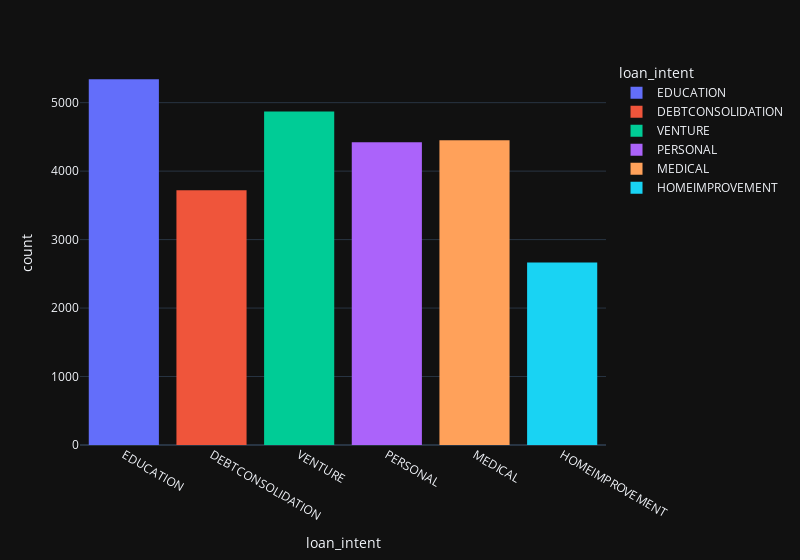

Notebook cell for this chart:
### Code cell
import plotly.express as px
no_debtor = df[df['loan_status'] == 0]
fig1 = px.histogram(no_debtor, x='loan_intent', color='loan_intent', template='plotly_dark')
fig1.update_layout(width=800)
fig1.show()
# In this graph we can see that those who pay the loan used the amount to pay the student loan, hence the education factor ends up being an interesting one for the repayment.

### Figure 1 — Plotly figure (JSON) as saved in the notebook; plotly's stock layout.template omitted (floating-point values rounded to 4 significant figures; data arrays with more than 128 entries replaced by an {"elided": "..."} marker saying what was removed)
{"data": [{"alignmentgroup": "True", "bingroup": "x", "hovertemplate": "loan_intent=%{x}<br>count=%{y}<extra></extra>", "legendgroup": "EDUCATION", "marker": {"color": "#636efa", "pattern": {"shape": ""}}, "name": "EDUCATION", "offsetgroup": "EDUCATION", "orientation": "v", "showlegend": true, "type": "histogram", "x": {"elided": "5342 str values"}, "xaxis": "x", "yaxis": "y"}, {"alignmentgroup": "True", "bingroup": "x", "hovertemplate": "loan_intent=%{x}<br>count=%{y}<extra></extra>", "legendgroup": "DEBTCONSOLIDATION", "marker": {"color": "#EF553B", "pattern": {"shape": ""}}, "name": "DEBTCONSOLIDATION", "offsetgroup": "DEBTCONSOLIDATION", "orientation": "v", "showlegend": true, "type": "histogram", "x": {"elided": "3722 str values"}, "xaxis": "x", "yaxis": "y"}, {"alignmentgroup": "True", "bingroup": "x", "hovertemplate": "loan_intent=%{x}<br>count=%{y}<extra></extra>", "legendgroup": "VENTURE", "marker": {"color": "#00cc96", "pattern": {"shape": ""}}, "name": "VENTURE", "offsetgroup": "VENTURE", "orientation": "v", "showlegend": true, "type": "histogram", "x": {"elided": "4872 str values"}, "xaxis": "x", "yaxis": "y"}, {"alignmentgroup": "True", "bingroup": "x", "hovertemplate": "loan_intent=%{x}<br>count=%{y}<extra></extra>", "legendgroup": "PERSONAL", "marker": {"color": "#ab63fa", "pattern": {"shape": ""}}, "name": "PERSONAL", "offsetgroup": "PERSONAL", "orientation": "v", "showlegend": true, "type": "histogram", "x": {"elided": "4423 str values"}, "xaxis": "x", "yaxis": "y"}, {"alignmentgroup": "True", "bingroup": "x", "hovertemplate": "loan_intent=%{x}<br>count=%{y}<extra></extra>", "legendgroup": "MEDICAL", "marker": {"color": "#FFA15A", "pattern": {"shape": ""}}, "name": "MEDICAL", "offsetgroup": "MEDICAL", "orientation": "v", "showlegend": true, "type": "histogram", "x": {"elided": "4450 str values"}, "xaxis": "x", "yaxis": "y"}, {"alignmentgroup": "True", "bingroup": "x", "hovertemplate": "loan_intent=%{x}<br>count=%{y}<extra></extra>", "legendgroup": "HOMEIMPROVEMENT", "marker": {"color": "#19d3f3", "pattern": {"shape": ""}}, "name": "HOMEIMPROVEMENT", "offsetgroup": "HOMEIMPROVEMENT", "orientation": "v", "showlegend": true, "type": "histogram", "x": {"elided": "2664 str values"}, "xaxis": "x", "yaxis": "y"}], "layout": {"barmode": "relative", "legend": {"title": {"text": "loan_intent"}, "tracegroupgap": 0}, "margin": {"t": 60}, "width": 800, "xaxis": {"anchor": "y", "categoryarray": ["EDUCATION", "DEBTCONSOLIDATION", "VENTURE", "PERSONAL", "MEDICAL", "HOMEIMPROVEMENT"], "categoryorder": "array", "domain": [0, 1], "title": {"text": "loan_intent"}}, "yaxis": {"anchor": "x", "domain": [0, 1], "title": {"text": "count"}}}}
